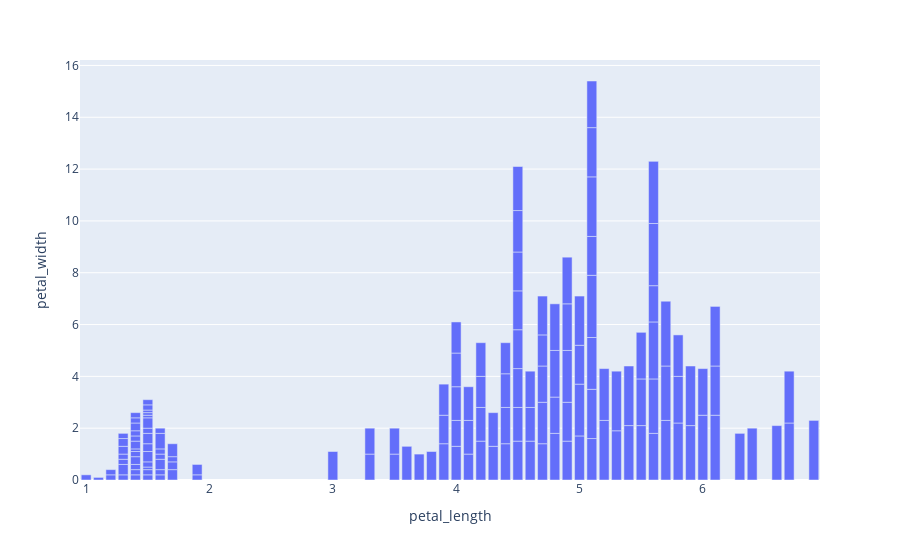

The code cell stored with this chart in its notebook:
### Code cell
fig = px.bar(df, x="petal_length", y="petal_width")
fig.show()

### Figure 1 — Plotly figure (JSON) as saved in the notebook; plotly's stock layout.template omitted (floating-point values rounded to 4 significant figures; data arrays with more than 128 entries replaced by an {"elided": "..."} marker saying what was removed)
{"data": [{"alignmentgroup": "True", "hovertemplate": "petal_length=%{x}<br>petal_width=%{y}<extra></extra>", "legendgroup": "", "marker": {"color": "#636efa", "pattern": {"shape": ""}}, "name": "", "offsetgroup": "", "orientation": "v", "showlegend": false, "textposition": "auto", "type": "bar", "x": {"elided": "150 float values"}, "xaxis": "x", "y": {"elided": "150 float values"}, "yaxis": "y"}], "layout": {"barmode": "relative", "legend": {"tracegroupgap": 0}, "margin": {"t": 60}, "xaxis": {"anchor": "y", "domain": [0, 1], "title": {"text": "petal_length"}}, "yaxis": {"anchor": "x", "domain": [0, 1], "title": {"text": "petal_width"}}}}
